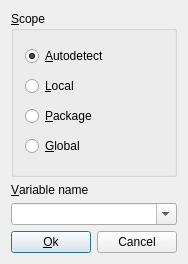
<ui version="4.0" >
 <class>toDebugWatchUI</class>
 <widget class="QDialog" name="toDebugWatchUI" >
  <property name="geometry" >
   <rect>
    <x>0</x>
    <y>0</y>
    <width>188</width>
    <height>264</height>
   </rect>
  </property>
  <property name="windowTitle" >
   <string>Add variable watch</string>
  </property>
  <layout class="QGridLayout" >
   <property name="leftMargin" >
    <number>11</number>
   </property>
   <property name="topMargin" >
    <number>11</number>
   </property>
   <property name="rightMargin" >
    <number>11</number>
   </property>
   <property name="bottomMargin" >
    <number>11</number>
   </property>
   <property name="horizontalSpacing" >
    <number>6</number>
   </property>
   <property name="verticalSpacing" >
    <number>6</number>
   </property>
   <item row="3" column="1" >
    <widget class="QPushButton" name="PushButton1_2" >
     <property name="text" >
      <string>Cancel</string>
     </property>
    </widget>
   </item>
   <item row="3" column="0" >
    <widget class="QPushButton" name="PushButton1" >
     <property name="text" >
      <string>&amp;Ok</string>
     </property>
     <property name="default" >
      <bool>true</bool>
     </property>
    </widget>
   </item>
   <item row="2" column="0" colspan="2" >
    <widget class="QComboBox" name="Name" >
     <property name="editable" >
      <bool>true</bool>
     </property>
     <property name="duplicatesEnabled" >
      <bool>false</bool>
     </property>
    </widget>
   </item>
   <item row="1" column="0" colspan="2" >
    <widget class="QLabel" name="TextLabel1" >
     <property name="sizePolicy" >
      <sizepolicy vsizetype="Fixed" hsizetype="Minimum" >
       <horstretch>0</horstretch>
       <verstretch>0</verstretch>
      </sizepolicy>
     </property>
     <property name="toolTip" >
      <string>Variable name to watch.</string>
     </property>
     <property name="text" >
      <string>&amp;Variable name</string>
     </property>
     <property name="wordWrap" >
      <bool>false</bool>
     </property>
     <property name="buddy" >
      <cstring>Name</cstring>
     </property>
    </widget>
   </item>
   <item row="0" column="0" colspan="2" >
    <widget class="QGroupBox" name="Scope" >
     <property name="sizePolicy" >
      <sizepolicy vsizetype="Expanding" hsizetype="Preferred" >
       <horstretch>0</horstretch>
       <verstretch>0</verstretch>
      </sizepolicy>
     </property>
     <property name="title" >
      <string>&amp;Scope</string>
     </property>
     <layout class="QGridLayout" >
      <property name="leftMargin" >
       <number>11</number>
      </property>
      <property name="topMargin" >
       <number>11</number>
      </property>
      <property name="rightMargin" >
       <number>11</number>
      </property>
      <property name="bottomMargin" >
       <number>11</number>
      </property>
      <property name="horizontalSpacing" >
       <number>6</number>
      </property>
      <property name="verticalSpacing" >
       <number>6</number>
      </property>
      <item row="3" column="0" >
       <widget class="QRadioButton" name="GlobalScope" >
        <property name="toolTip" >
         <string>Global scope of variable.</string>
        </property>
        <property name="text" >
         <string>&amp;Global</string>
        </property>
        <property name="buttonGroupId" stdset="0" >
         <number>4</number>
        </property>
       </widget>
      </item>
      <item row="1" column="0" >
       <widget class="QRadioButton" name="LocalScope" >
        <property name="toolTip" >
         <string>Currently running scope.</string>
        </property>
        <property name="text" >
         <string>&amp;Local</string>
        </property>
        <property name="checked" >
         <bool>false</bool>
        </property>
        <property name="buttonGroupId" stdset="0" >
         <number>1</number>
        </property>
       </widget>
      </item>
      <item row="0" column="0" >
       <widget class="QRadioButton" name="LocalScope_2" >
        <property name="toolTip" >
         <string>Currently running scope.</string>
        </property>
        <property name="text" >
         <string>&amp;Autodetect</string>
        </property>
        <property name="checked" >
         <bool>true</bool>
        </property>
        <property name="buttonGroupId" stdset="0" >
         <number>5</number>
        </property>
       </widget>
      </item>
      <item row="2" column="0" >
       <widget class="QRadioButton" name="Package" >
        <property name="toolTip" >
         <string>The scope of the file in the body editor.</string>
        </property>
        <property name="text" >
         <string>&amp;Package</string>
        </property>
        <property name="buttonGroupId" stdset="0" >
         <number>3</number>
        </property>
       </widget>
      </item>
     </layout>
    </widget>
   </item>
  </layout>
 </widget>
 <tabstops>
  <tabstop>LocalScope_2</tabstop>
  <tabstop>Name</tabstop>
  <tabstop>PushButton1</tabstop>
  <tabstop>PushButton1_2</tabstop>
  <tabstop>LocalScope</tabstop>
  <tabstop>Package</tabstop>
  <tabstop>GlobalScope</tabstop>
 </tabstops>
 <resources/>
 <connections>
  <connection>
   <sender>PushButton1</sender>
   <signal>clicked()</signal>
   <receiver>toDebugWatchUI</receiver>
   <slot>accept()</slot>
   <hints>
    <hint type="sourcelabel" >
     <x>20</x>
     <y>20</y>
    </hint>
    <hint type="destinationlabel" >
     <x>20</x>
     <y>20</y>
    </hint>
   </hints>
  </connection>
  <connection>
   <sender>PushButton1_2</sender>
   <signal>clicked()</signal>
   <receiver>toDebugWatchUI</receiver>
   <slot>reject()</slot>
   <hints>
    <hint type="sourcelabel" >
     <x>20</x>
     <y>20</y>
    </hint>
    <hint type="destinationlabel" >
     <x>20</x>
     <y>20</y>
    </hint>
   </hints>
  </connection>
 </connections>
</ui>
